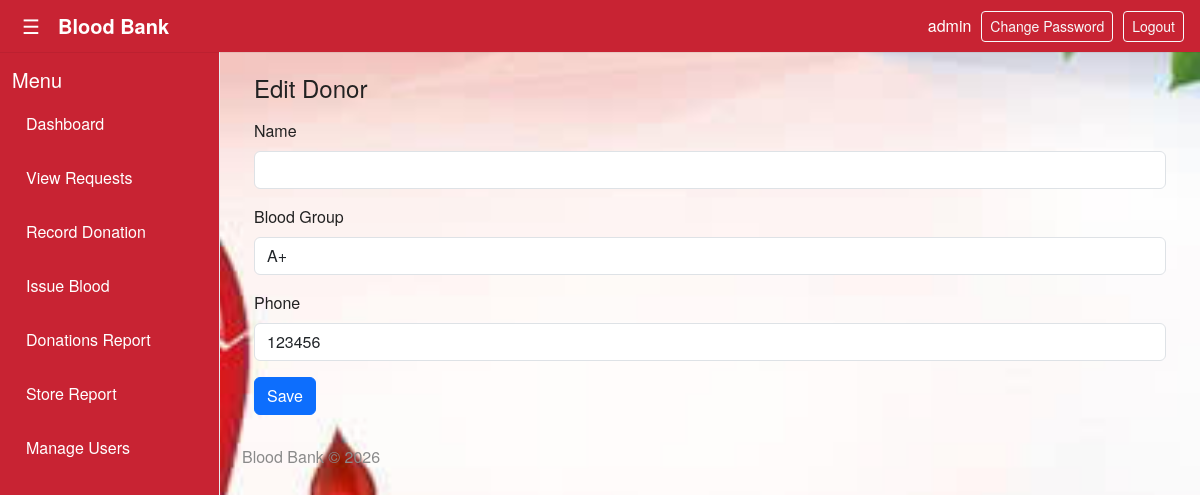
Screenshot of /donors/6/edit (signed in) with the database file from the repository.
### tables this page shows
CREATE TABLE users (
            id INTEGER PRIMARY KEY,
            name TEXT,
            email_id TEXT UNIQUE,
            phone TEXT,
            username TEXT UNIQUE NOT NULL,
            password_hash TEXT NOT NULL,
            role TEXT NOT NULL DEFAULT 'donor',
            linked_entity_id INTEGER,
            created_at TIMESTAMP DEFAULT CURRENT_TIMESTAMP,
            is_active INTEGER DEFAULT 1,
            profile_pic TEXT,
            blood_type TEXT
        , total_units INTEGER DEFAULT 0, last_donation TIMESTAMP);

### bb.py (the view, shortened to what this page needs)
@app.route("/donors/<int:id>/edit", methods=["GET", "POST"])
@login_required
def edit_donor(id):
    if not (current_user.role in ("admin", "staff")):
        flash("Access denied.", "danger")
        return redirect(url_for("dashboard"))
    donor = db_fetchone("SELECT * FROM users WHERE id = ? AND role = 'donor'", (id,))
    if not donor:
        flash("Donor not found.", "danger")
        return redirect(url_for("donors"))
    donor_dict = donor if isinstance(donor, dict) else {
        "id": row_get(donor, "id"),
        "username": row_get(donor, "username"),
        "full_name": row_get(donor, "full_name") or row_get(donor, "name") or row_get(donor, "username"),
        "email": row_get(donor, "email"),
        "phone": row_get(donor, "phone"),
        "blood_group": row_get(donor, "blood_group") or row_get(donor, "blood_type")
    }
    return render_template("edit_donor.html", donor=donor_dict)

### bb.py (called while the page is built)
def get_db():
    conn = sqlite3.connect(DB_PATH)
    conn.row_factory = sqlite3.Row
    return conn

def db_fetchone(sql, params=()):
    conn = get_db()
    try:
        cur = conn.cursor()
        cur.execute(sql, params)
        row = cur.fetchone()
        return row
    finally:
        if conn:
            conn.close()

def row_get(row, key, default=None):
    if row is None:
        return default
    try:
        return row[key]
    except Exception:
        try:
            return dict(row).get(key, default)
        except Exception:
            return default

@login_manager.user_loader
def load_user(user_id):
    row = db_fetchone(
        """
        SELECT
            id, username, role, password_hash, name,
            blood_type, linked_entity_id, is_active, email_id, phone
        FROM users WHERE id = ?
        """,
        (user_id,)
    )
    if row:
        return User(row)
    return None

@app.context_processor
def inject_helpers():
    def current_year():
        return datetime.utcnow().year
    def utcnow():
        return datetime.utcnow().isoformat(sep=' ', timespec='seconds')
    return {"current_year": current_year, "utcnow": utcnow}

    @property
    def is_active(self):
        return self._is_active

### templates/edit_donor.html (shortened to what this page needs)
{% extends 'base.html' %}
{% block content %}
<div class="container"><h1 class="h4 mb-3">Edit Donor</h1>
<form method="post">
  <div class="mb-3"><label class="form-label">Name</label><input name="name" class="form-control" value="{{ donor.name }}" required></div>
  <div class="mb-3"><label class="form-label">Blood Group</label><input name="blood_group" class="form-control" value="{{ donor.blood_group }}"></div>
  <div class="mb-3"><label class="form-label">Phone</label><input name="phone" class="form-control" value="{{ donor.phone }}"></div>
  <button class="btn btn-primary">Save</button>
</form></div>
{% endblock %}

### templates/base.html (shortened to what this page needs)
<!doctype html>
<html lang="en">
<head>
  <link href="https://cdn.jsdelivr.net/npm/bootstrap@5.3.2/dist/css/bootstrap.min.css" rel="stylesheet">
  <link rel="stylesheet" href="{{ url_for('static', filename='css/style.css') }}">
</head>
<body>
  <div class="topbar">
    <div style="display:flex;align-items:center">
      <button id="menu-toggle" class="hamburger">&#9776;</button>
      <div class="brand">Blood Bank</div>
    </div>
    <div class="top-actions">
      {% if current_user.is_authenticated %}
        <div style="color:white; text-transform:lowercase;">{{ current_user.username }}</div>
        <a href="{{ url_for('change_password') }}" class="btn btn-sm btn-outline-light">Change Password</a>
        <a href="{{ url_for('logout') }}" class="btn btn-sm btn-outline-light">Logout</a>
      {% endif %}
    </div>
  </div>
  <div class="layout">
    <aside id="sidebar" class="sidebar">
      <h5>Menu</h5>
      <ul class="nav-list">
        {% if not current_user.is_authenticated %}
          <li><a href="{{ url_for('register_donor') }}">Register as Donor</a></li>
          <li><a href="{{ url_for('register_requester') }}">Register as Requester</a></li>
        {% else %}
          {% if current_user.role in ['admin','staff'] %}
            <li><a class="{% if request.endpoint == 'dashboard' %}active{% endif %}" href="{{ url_for('dashboard') }}">Dashboard</a></li>
            <li><a class="{% if request.endpoint == 'requests_page' %}active{% endif %}" href="{{ url_for('requests_page') }}">View Requests</a></li>
            <li><a class="{% if request.endpoint == 'record_donation' %}active{% endif %}" href="{{ url_for('record_donation') }}">Record Donation</a></li>
            <li><a class="{% if request.endpoint == 'issue_blood' %}active{% endif %}" href="{{ url_for('issue_blood') }}">Issue Blood</a></li>
            <li><a class="{% if request.endpoint == 'donations_report' %}active{% endif %}" href="{{ url_for('donations_report') }}">Donations Report</a></li>
            <li><a class="{% if request.endpoint == 'store_report' %}active{% endif %}" href="{{ url_for('store_report') }}">Store Report</a></li>
            <li><a class="{% if request.endpoint == 'users' %}active{% endif %}" href="{{ url_for('users') }}">Manage Users</a></li>
          {% endif %}
        {% endif %}
      </ul>
    </aside>
    <main class="content">
      {% block content %}{% endblock %}
      <footer class="site-footer">
        Blood Bank © {{ current_year() }}
      </footer>
    </main>
  </div>
</body>
</html>

### static/css/style.css (style rules this page uses)
body { background: #f8f9fa; font-family: system-ui, -apple-system, "Segoe UI", Roboto, "Helvetica Neue", Arial; }
.sidebar { height: 100vh; border-right: 1px solid #e9ecef; }
.btn-sm { padding: .25rem .5rem; }

### rows the page displays
users: username "admin"
users: blood_group "A+", phone "123456"

### other values shown
{{ current_year() }} "2026"
